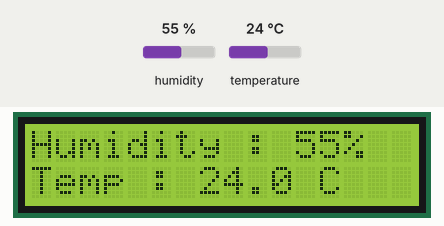
Recording of a sketch running on a simulated Arduino Uno, built with avr-gcc and run on an emulated ATmega328P. Shown: 16×2 character LCD. Inputs (shaded band) come from the test bench; at power-on: humidity 55 %, temperature 24 °C.

Above: at 1.2 s.
1.3 s: humidity set to 22 %
At 2.5 s:
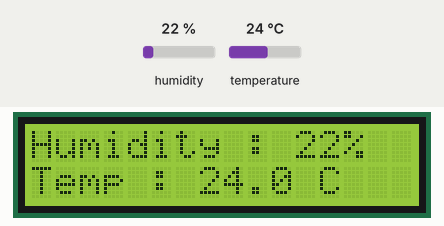
4.1 s: temperature set to 12 °C
At 4.8 s:
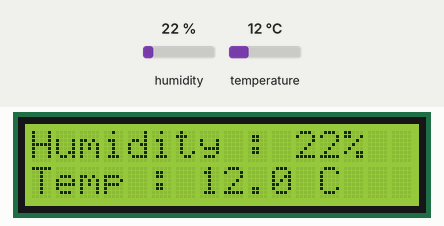
6.9 s: humidity set to 40 %
At 9.3 s:
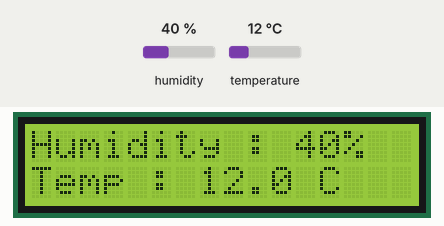
9.8 s: temperature set to 19 °C
At 11.5 s:
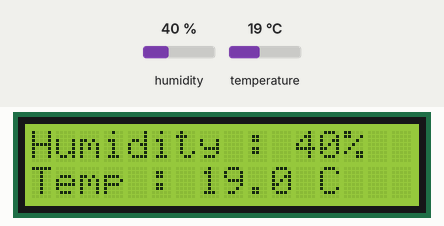
Timing chart, 0 to 13.0 s (numbered marks = the images above; inputs shaded):
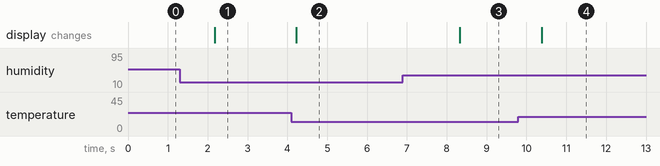

The sketch:

dht11_lcd_i2c.ino
```cpp
//Libraries
#include <DHT.h>
#include <LiquidCrystal_I2C.h>
//Constants
#define DHTPIN 2     // what pin we're connected to
#define DHTTYPE DHT11   // DHT 11  (AM2302)
// Initialize DHT sensor for normal 16mhz Arduino
DHT dht(DHTPIN, DHTTYPE);

LiquidCrystal_I2C lcd(0x3F, 16, 2);
//Variables
int chk;
float hum;  //Stores humidity value
float temp; //Stores temperature value

void setup()
{
  Serial.begin(9600);
	dht.begin();
  lcd.begin();
  lcd.backlight();
  lcd.clear();
}

void loop()
{
    //Read data and store it to variables hum and temp
    hum = dht.readHumidity();
    temp= dht.readTemperature();
    lcd.clear();
    lcd.print("Humidity : " + String(hum,0) +"%");
    lcd.setCursor(0, 1);
    lcd.print("Temp : " + String(temp,1)+ " C");
    delay(2000); //Delay 2 sec.
}
```

Measured:
- after the input at 1.3 s, the display: changes after 0.87 s (image 1)
- after the input at 4.1 s, the display: changes after 0.12 s (image 2)
- after the input at 6.9 s, the display: changes after 1.4 s (image 3)
- after the input at 9.8 s, the display: changes after 0.58 s (image 4)
